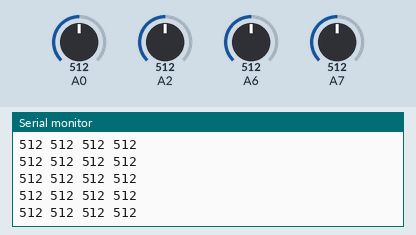
Recording of a sketch running on a simulated Arduino Nano, built with avr-gcc and run on an emulated ATmega328P. Shown: the last lines printed to the serial monitor. The test bench sets the inputs (shaded band); at power-on: A0 = 512, A2 = 512, A6 = 512, A7 = 512.

Above: at 1.2 s.
1.3 s: A0 set to 110
At 2.1 s:
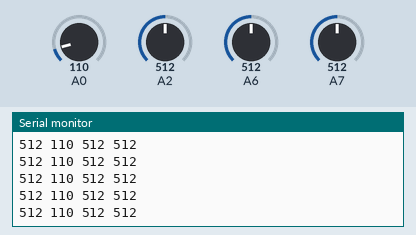
2.8 s: A0 set to 89
At 3.3 s:
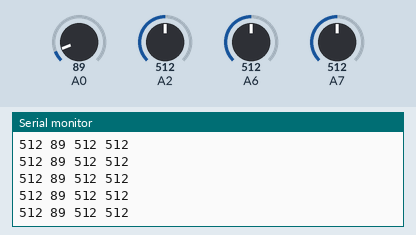
Timing chart, 0 to 5.3 s (numbered marks = the images above; inputs shaded):
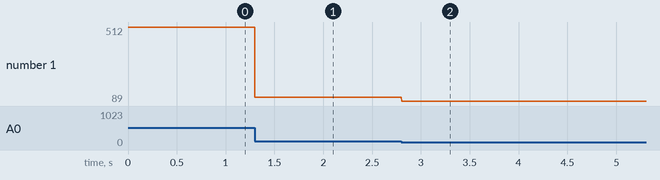

The sketch:

autodriver.ino
```cpp
void setup() {
  // put your setup code here, to run once:
Serial.begin(115200);
}
int sensorValueL,sensorValueR;//第一级传感器 L:A0,R:A2
int sensorValueLL,sensorValueRR;//第二级传感器  LL:A6,RR:A7
void loop() {
  // put your main code here, to run repeatedly:

      sensorValueL=analogRead(A0);
      sensorValueR=analogRead(A2);
      sensorValueLL=analogRead(A6);
      sensorValueRR=analogRead(A7);
      Serial.print(sensorValueLL);
      Serial.print(" ");
      Serial.print(sensorValueL);
      Serial.print(" ");
      Serial.print(sensorValueR);
      Serial.print(" ");
      Serial.println(sensorValueRR);
      delay(1);//为了稳定
}
```

Measured:
- after the input at 1.3 s, the serial monitor: prints a new line at once (image 1)
- after the input at 2.8 s, the serial monitor: prints a new line at once (image 2)
- plotted number 1: 512 → 110 after the input at 1.3 s, 110 → 89 after the input at 2.8 s
